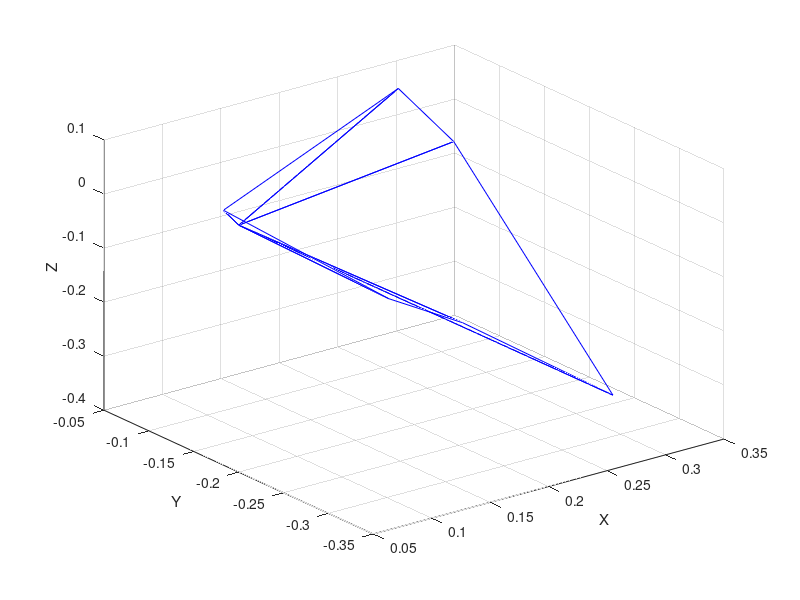

This chart was generated by the following MATLAB code:

clear; clc;

%proper vertexes
% face_c1 = [0.8768   -0.1650   -0.0482;
%            0.3203   -0.0875   -0.0326;
%            0.3203   -0.0875   -0.0326;
%            0.8768   -0.1650   -0.0482;
%            0.6405   -0.1448   -0.2977;
%            0.7421   -0.1650    0.3101];
% face_c2 = [0.7421   -0.1650    0.3101;
%            0.3084   -0.0875   -0.1516;
%            0.5644   -0.1448    0.2281;
%            0.6405   -0.1448   -0.2977;
%            0.3084   -0.0875   -0.1516;
%            0.5644   -0.1448    0.2281];
% operated_v2 = [0.5627   -0.2649   -0.3674];

%wrong vertexes
face_c1 = [  0.3203   -0.0875   -0.0326;
    0.0974   -0.3055   -0.0263;
    0.0974   -0.3055   -0.0263;
    0.3203   -0.0875   -0.0326;
    0.3099   -0.2784   -0.3499;
    0.2729   -0.0875    0.0934];
face_c2 = [   0.2729   -0.0875    0.0934;
    0.3152   -0.1042   -0.3522;
    0.0897   -0.1313    0.0088;
    0.3099   -0.2784   -0.3499;
    0.3152   -0.1042   -0.3522;
    0.0897   -0.1313    0.0088];
operated_v2 = [0.1029   -0.1313   -0.0265];


axis([-1,1,-1,1,-1,1])
% plot3(operated_v2(1),operated_v2(2),operated_v2(3),'.r','markersize',50)
for i = 1:6
    c1 = face_c1(i, :);
    c2 = face_c2(i, :);
    x = [face_c1(i, 1); face_c2(i, 1); operated_v2(1); face_c1(i, 1)];
    y = [face_c1(i, 2); face_c2(i, 2); operated_v2(2); face_c1(i, 2)];
    z = [face_c1(i, 3); face_c2(i, 3); operated_v2(3); face_c1(i, 3)];
    plot3(x,y,z, 'b')
    hold on
end

xlabel('X')
ylabel('Y')
zlabel('Z')
grid on
